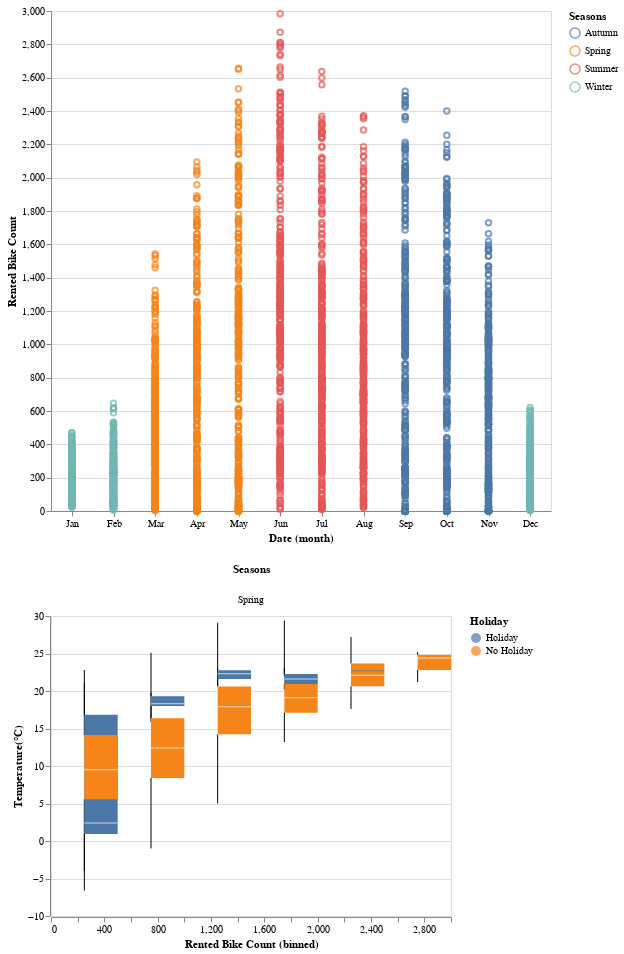

Notebook source saved alongside this figure:
### Code cell
# Plot all charts together

alt.vconcat(
    scatter_plot,
    bar_by_seasons,
).resolve_scale(
    color="independent",
)

#Hover around and click on scatter plots for further filtering.
#Hover on the Box Plot for further detailed information as well.

### Figure 1 — Vega-Lite specification as saved in the notebook (floating-point values rounded to 4 significant figures; data arrays with more than 128 entries replaced by an {"elided": "..."} marker saying what was removed)
{"config": {"view": {"continuousWidth": 400, "continuousHeight": 300}}, "vconcat": [{"mark": "point", "encoding": {"color": {"field": "Seasons", "type": "nominal"}, "tooltip": [{"field": "Seasons", "title": "Seasons", "type": "nominal"}, {"field": "Date", "timeUnit": "yearmonthdate", "title": "Date", "type": "ordinal"}, {"field": "Rented Bike Count", "title": "Rented Bike Count", "type": "quantitative"}], "x": {"field": "Date", "timeUnit": "month", "type": "ordinal"}, "y": {"field": "Rented Bike Count", "type": "quantitative"}}, "height": 500, "selection": {"selector020": {"type": "single", "fields": ["Seasons"], "init": {"Seasons": "Spring"}}}, "width": 500}, {"mark": {"type": "boxplot", "extent": "min-max"}, "encoding": {"color": {"field": "Holiday", "type": "nominal"}, "column": {"field": "Seasons", "type": "nominal"}, "x": {"bin": true, "field": "Rented Bike Count", "type": "quantitative"}, "y": {"field": "Temperature(°C)", "type": "quantitative"}}, "transform": [{"filter": {"selection": "selector020"}}]}], "data": {"name": "data-30348fd5458cbe516c2db07b241fae54"}, "resolve": {"scale": {"color": "independent"}}, "$schema": "https://vega.github.io/schema/vega-lite/v4.17.0.json", "datasets": {"data-30348fd5458cbe516c2db07b241fae54": {"elided": "4380 records"}}}
